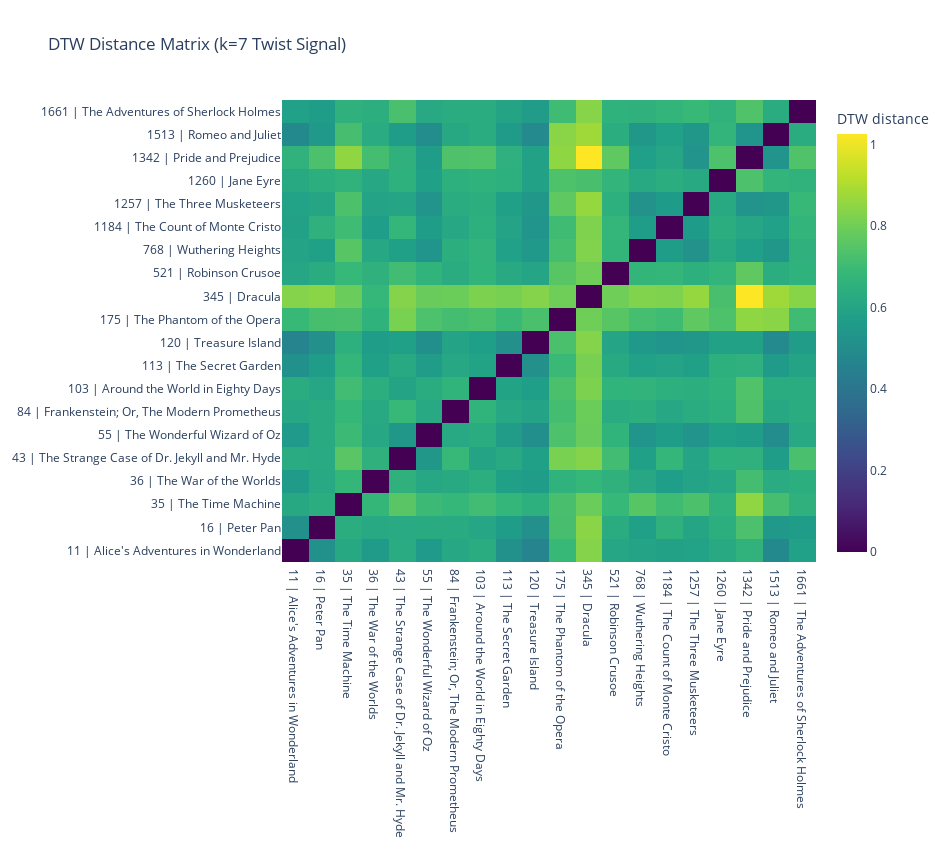
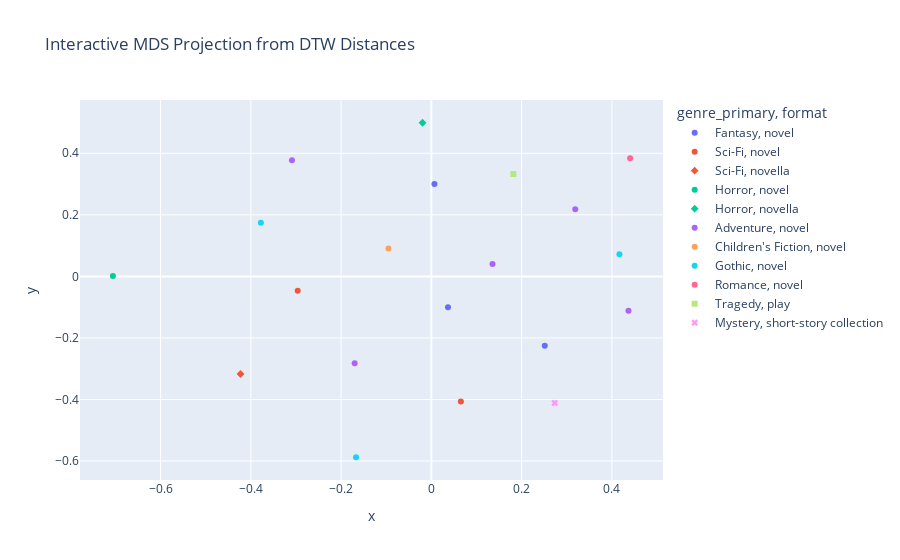

These figures' notebook cell, in order:
### Markdown cell above
## 6) DTW Structure Visuals

### Code cell
# Build label order from metadata IDs sorted numerically
meta_sorted = metadata_df.sort_values("id").copy()
book_ids_sorted = meta_sorted["id"].astype(int).tolist()
book_labels = [f"{bid} | {title}" for bid, title in zip(meta_sorted["id"], meta_sorted["title"])]

# DTW heatmap (interactive)
fig = go.Figure(
    data=go.Heatmap(
        z=dtw_matrix,
        x=book_labels,
        y=book_labels,
        colorscale="Viridis",
        colorbar=dict(title="DTW distance"),
    )
)
fig.update_layout(title="DTW Distance Matrix (k=7 Twist Signal)", width=950, height=850)
fig.write_html(FIG_DIR / "dtw_heatmap_k7.html", include_plotlyjs="cdn")
fig.show()

# Nearest neighbors table
n = dtw_matrix.shape[0]
neighbors = []
for i in range(n):
    row = dtw_matrix[i].copy().astype(float)
    row[i] = np.inf
    idx_sorted = np.argsort(row)[:3]
    for rank, j in enumerate(idx_sorted, start=1):
        neighbors.append({
            "book_id": int(book_ids_sorted[i]),
            "book_title": str(meta_sorted.iloc[i]["title"]),
            "neighbor_rank": int(rank),
            "neighbor_book_id": int(book_ids_sorted[j]),
            "neighbor_title": str(meta_sorted.iloc[j]["title"]),
            "dtw_distance": float(dtw_matrix[i, j]),
        })

nn_df = pd.DataFrame(neighbors)
nn_df.to_csv(TABLE_DIR / "dtw_top3_neighbors_k7.csv", index=False)
display(nn_df.head(15))

# MDS projection from DTW matrix
mds = MDS(
    n_components=2,
    dissimilarity="precomputed",
    random_state=SEED,
    normalized_stress="auto",
)
coords = mds.fit_transform(dtw_matrix)
mds_df = pd.DataFrame({
    "book_id": book_ids_sorted,
    "x": coords[:, 0],
    "y": coords[:, 1],
}).merge(meta_sorted[["id", "title", "genre_primary", "format"]], left_on="book_id", right_on="id", how="left")
mds_df.to_csv(TABLE_DIR / "dtw_mds_projection.csv", index=False)

plt.figure(figsize=(12, 8))
sns.scatterplot(data=mds_df, x="x", y="y", hue="genre_primary", style="format", s=120)
for _, row in mds_df.iterrows():
    plt.text(row["x"], row["y"], str(row["book_id"]), fontsize=8, alpha=0.8)
plt.title("MDS Projection from DTW Distances (k=7 Twist Signal)")
plt.tight_layout()
plt.savefig(FIG_DIR / "dtw_mds_projection.png", dpi=160, bbox_inches="tight")
plt.show()

fig2 = px.scatter(
    mds_df,
    x="x",
    y="y",
    color="genre_primary",
    symbol="format",
    hover_data=["book_id", "title"],
    title="Interactive MDS Projection from DTW Distances",
)
fig2.write_html(FIG_DIR / "interactive_dtw_mds_projection.html", include_plotlyjs="cdn")
fig2.show()

### Figure 1 — Plotly figure (JSON) as saved in the notebook; plotly's stock layout.template omitted (floating-point values rounded to 4 significant figures; data arrays with more than 128 entries replaced by an {"elided": "..."} marker saying what was removed)
{"data": [{"colorbar": {"title": {"text": "DTW distance"}}, "colorscale": [[0, "#440154"], [0.1111, "#482878"], [0.2222, "#3e4989"], [0.3333, "#31688e"], [0.4444, "#26828e"], [0.5556, "#1f9e89"], [0.6667, "#35b779"], [0.7778, "#6ece58"], [0.8889, "#b5de2b"], [1, "#fde725"]], "type": "heatmap", "x": ["11 | Alice's Adventures in Wonderland", "16 | Peter Pan", "35 | The Time Machine", "36 | The War of the Worlds", "43 | The Strange Case of Dr. Jekyll and Mr. Hyde", "55 | The Wonderful Wizard of Oz", "84 | Frankenstein; Or, The Modern Prometheus", "103 | Around the World in Eighty Days", "113 | The Secret Garden", "120 | Treasure Island", "175 | The Phantom of the Opera", "345 | Dracula", "521 | Robinson Crusoe", "768 | Wuthering Heights", "1184 | The Count of Monte Cristo", "1257 | The Three Musketeers", "1260 | Jane Eyre", "1342 | Pride and Prejudice", "1513 | Romeo and Juliet", "1661 | The Adventures of Sherlock Holmes"], "y": ["11 | Alice's Adventures in Wonderland", "16 | Peter Pan", "35 | The Time Machine", "36 | The War of the Worlds", "43 | The Strange Case of Dr. Jekyll and Mr. Hyde", "55 | The Wonderful Wizard of Oz", "84 | Frankenstein; Or, The Modern Prometheus", "103 | Around the World in Eighty Days", "113 | The Secret Garden", "120 | Treasure Island", "175 | The Phantom of the Opera", "345 | Dracula", "521 | Robinson Crusoe", "768 | Wuthering Heights", "1184 | The Count of Monte Cristo", "1257 | The Three Musketeers", "1260 | Jane Eyre", "1342 | Pride and Prejudice", "1513 | Romeo and Juliet", "1661 | The Adventures of Sherlock Holmes"], "z": {"elided": "20x20 float values"}}], "layout": {"height": 850, "title": {"text": "DTW Distance Matrix (k=7 Twist Signal)"}, "width": 950}}

### Figure 2 — Plotly figure (JSON) as saved in the notebook; plotly's stock layout.template omitted (floating-point values rounded to 4 significant figures)
{"data": [{"customdata": [[11, "Alice's Adventures in Wonderland"], [16, "Peter Pan"], [55, "The Wonderful Wizard of Oz"]], "hovertemplate": "genre_primary=Fantasy<br>format=novel<br>x=%{x}<br>y=%{y}<br>book_id=%{customdata[0]}<br>title=%{customdata[1]}<extra></extra>", "legendgroup": "Fantasy, novel", "marker": {"color": "#636efa", "symbol": "circle"}, "mode": "markers", "name": "Fantasy, novel", "orientation": "v", "showlegend": true, "type": "scatter", "x": [0.03676, 0.2512, 0.006796], "xaxis": "x", "y": [-0.1005, -0.2257, 0.3], "yaxis": "y"}, {"customdata": [[36, "The War of the Worlds"], [84, "Frankenstein; Or, The Modern Prometheus"]], "hovertemplate": "genre_primary=Sci-Fi<br>format=novel<br>x=%{x}<br>y=%{y}<br>book_id=%{customdata[0]}<br>title=%{customdata[1]}<extra></extra>", "legendgroup": "Sci-Fi, novel", "marker": {"color": "#EF553B", "symbol": "circle"}, "mode": "markers", "name": "Sci-Fi, novel", "orientation": "v", "showlegend": true, "type": "scatter", "x": [-0.2961, 0.06533], "xaxis": "x", "y": [-0.04705, -0.4067], "yaxis": "y"}, {"customdata": [[35, "The Time Machine"]], "hovertemplate": "genre_primary=Sci-Fi<br>format=novella<br>x=%{x}<br>y=%{y}<br>book_id=%{customdata[0]}<br>title=%{customdata[1]}<extra></extra>", "legendgroup": "Sci-Fi, novella", "marker": {"color": "#EF553B", "symbol": "diamond"}, "mode": "markers", "name": "Sci-Fi, novella", "orientation": "v", "showlegend": true, "type": "scatter", "x": [-0.4228], "xaxis": "x", "y": [-0.3172], "yaxis": "y"}, {"customdata": [[345, "Dracula"]], "hovertemplate": "genre_primary=Horror<br>format=novel<br>x=%{x}<br>y=%{y}<br>book_id=%{customdata[0]}<br>title=%{customdata[1]}<extra></extra>", "legendgroup": "Horror, novel", "marker": {"color": "#00cc96", "symbol": "circle"}, "mode": "markers", "name": "Horror, novel", "orientation": "v", "showlegend": true, "type": "scatter", "x": [-0.7055], "xaxis": "x", "y": [0.0009886], "yaxis": "y"}, {"customdata": [[43, "The Strange Case of Dr. Jekyll and Mr. Hyde"]], "hovertemplate": "genre_primary=Horror<br>format=novella<br>x=%{x}<br>y=%{y}<br>book_id=%{customdata[0]}<br>title=%{customdata[1]}<extra></extra>", "legendgroup": "Horror, novella", "marker": {"color": "#00cc96", "symbol": "diamond"}, "mode": "markers", "name": "Horror, novella", "orientation": "v", "showlegend": true, "type": "scatter", "x": [-0.01959], "xaxis": "x", "y": [0.4992], "yaxis": "y"}, {"customdata": [[103, "Around the World in Eighty Days"], [120, "Treasure Island"], [521, "Robinson Crusoe"], [1184, "The Count of Monte Cristo"], [1257, "The Three Musketeers"]], "hovertemplate": "genre_primary=Adventure<br>format=novel<br>x=%{x}<br>y=%{y}<br>book_id=%{customdata[0]}<br>title=%{customdata[1]}<extra></extra>", "legendgroup": "Adventure, novel", "marker": {"color": "#ab63fa", "symbol": "circle"}, "mode": "markers", "name": "Adventure, novel", "orientation": "v", "showlegend": true, "type": "scatter", "x": [-0.17, 0.1354, -0.3089, 0.4366, 0.3188], "xaxis": "x", "y": [-0.2823, 0.04023, 0.3774, -0.1114, 0.2184], "yaxis": "y"}, {"customdata": [[113, "The Secret Garden"]], "hovertemplate": "genre_primary=Children's Fiction<br>format=novel<br>x=%{x}<br>y=%{y}<br>book_id=%{customdata[0]}<br>title=%{customdata[1]}<extra></extra>", "legendgroup": "Children's Fiction, novel", "marker": {"color": "#FFA15A", "symbol": "circle"}, "mode": "markers", "name": "Children's Fiction, novel", "orientation": "v", "showlegend": true, "type": "scatter", "x": [-0.09513], "xaxis": "x", "y": [0.09088], "yaxis": "y"}, {"customdata": [[175, "The Phantom of the Opera"], [768, "Wuthering Heights"], [1260, "Jane Eyre"]], "hovertemplate": "genre_primary=Gothic<br>format=novel<br>x=%{x}<br>y=%{y}<br>book_id=%{customdata[0]}<br>title=%{customdata[1]}<extra></extra>", "legendgroup": "Gothic, novel", "marker": {"color": "#19d3f3", "symbol": "circle"}, "mode": "markers", "name": "Gothic, novel", "orientation": "v", "showlegend": true, "type": "scatter", "x": [-0.1669, 0.4166, -0.3777], "xaxis": "x", "y": [-0.5877, 0.07222, 0.1744], "yaxis": "y"}, {"customdata": [[1342, "Pride and Prejudice"]], "hovertemplate": "genre_primary=Romance<br>format=novel<br>x=%{x}<br>y=%{y}<br>book_id=%{customdata[0]}<br>title=%{customdata[1]}<extra></extra>", "legendgroup": "Romance, novel", "marker": {"color": "#FF6692", "symbol": "circle"}, "mode": "markers", "name": "Romance, novel", "orientation": "v", "showlegend": true, "type": "scatter", "x": [0.4403], "xaxis": "x", "y": [0.3838], "yaxis": "y"}, {"customdata": [[1513, "Romeo and Juliet"]], "hovertemplate": "genre_primary=Tragedy<br>format=play<br>x=%{x}<br>y=%{y}<br>book_id=%{customdata[0]}<br>title=%{customdata[1]}<extra></extra>", "legendgroup": "Tragedy, play", "marker": {"color": "#B6E880", "symbol": "square"}, "mode": "markers", "name": "Tragedy, play", "orientation": "v", "showlegend": true, "type": "scatter", "x": [0.1816], "xaxis": "x", "y": [0.3325], "yaxis": "y"}, {"customdata": [[1661, "The Adventures of Sherlock Holmes"]], "hovertemplate": "genre_primary=Mystery<br>format=short-story collection<br>x=%{x}<br>y=%{y}<br>book_id=%{customdata[0]}<br>title=%{customdata[1]}<extra></extra>", "legendgroup": "Mystery, short-story collection", "marker": {"color": "#FF97FF", "symbol": "x"}, "mode": "markers", "name": "Mystery, short-story collection", "orientation": "v", "showlegend": true, "type": "scatter", "x": [0.2732], "xaxis": "x", "y": [-0.4115], "yaxis": "y"}], "layout": {"legend": {"title": {"text": "genre_primary, format"}, "tracegroupgap": 0}, "title": {"text": "Interactive MDS Projection from DTW Distances"}, "xaxis": {"anchor": "y", "domain": [0, 1], "title": {"text": "x"}}, "yaxis": {"anchor": "x", "domain": [0, 1], "title": {"text": "y"}}}}
